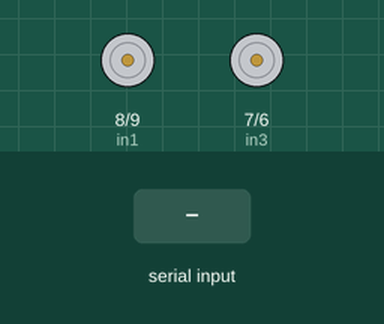
This sketch was run on a simulated Arduino Uno, built with avr-gcc and run on an emulated ATmega328P. On the bench: motor-driver pin pairs drawn as motors (green arrow = first pin HIGH = forward, orange = second pin HIGH = backward, longer = more drive, scaled by the enable pin). The inputs (shaded band) are chosen by the test bench.

Above: at 1.7 s.
1.8 s: "e" received over Serial
3.3 s: "g" received over Serial
At 4.5 s:
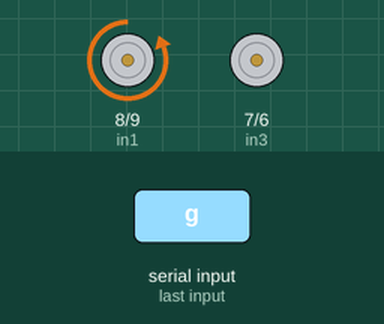
4.8 s: "d" received over Serial
At 5.7 s:
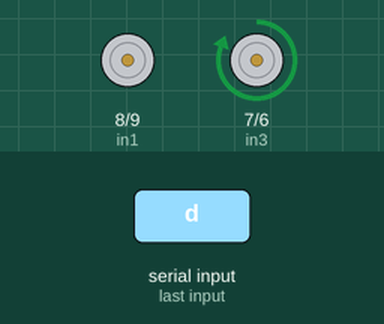
6.3 s: "a" received over Serial
At 6.8 s:
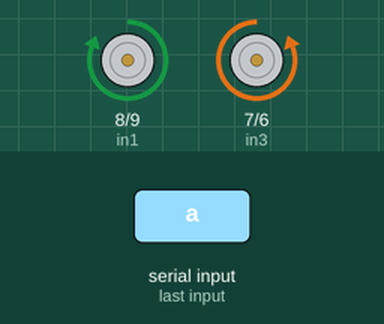
7.8 s: "r" received over Serial
At 9.2 s:
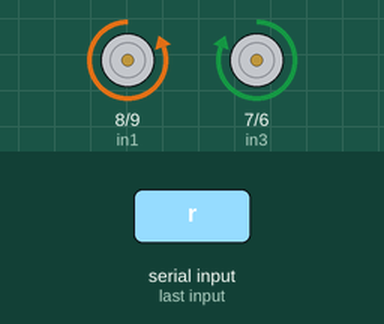
Timing chart, 0 to 10.3 s (numbered marks = the images above; inputs shaded):
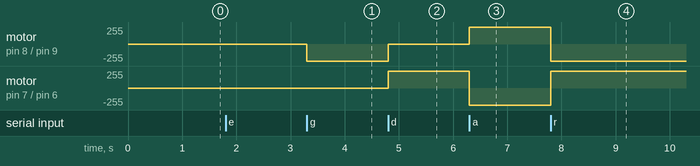

The sketch:

ControleRobotBluetooh.ino
```cpp
//bluetooth
char data;

/*connecter les broches du contrôleur de moteur aux broches numériques Arduino
// moteur droit*/
int enA = 10;
int in1 = 8;
int in2 = 9;

/* moteur gauche*/
int enB = 11;
int in3 = 7;
int in4 = 6;


const unsigned long MEASURE_TIMEOUT = 25000UL; // 25ms = ~8m à 340m/s

/*/ Vitesse du son dans l'air en mm/us
const float SOUND_SPEED = 340.0 / 1000;
const byte TRIGGER_PIN = 15; // Broche TRIGGER
const byte ECHO_PIN = 16;    // Broche ECHO

const byte TRIGGER_PIN2 = 12; // Broche TRIGGER
const byte ECHO_PIN2 = 13;    // Broche ECHO  */


void setup() {
   Serial.begin(9600);
    delay(500);

// régler toutes les broches de contrôle du moteur sur sorties
pinMode(enA, OUTPUT);
pinMode(enB, OUTPUT);
pinMode(in1, OUTPUT);
pinMode(in2, OUTPUT);
pinMode(in3, OUTPUT);
pinMode(in4, OUTPUT);
pinMode(enA, OUTPUT);
pinMode(enB, OUTPUT);


  }

void loop() {
 while (Serial.available())
    data = Serial.read();


 //cas tout droit
  if (data=='e'){
  digitalWrite(in2, HIGH);
  digitalWrite(in1, LOW);
  analogWrite(enA, 0);

  digitalWrite(in4, HIGH);
  digitalWrite(in3, LOW);
  analogWrite(enB, 0);
  delay(100);
  }

 // cas tourne fort à droite
  if(data=='g'){
    digitalWrite(in2, HIGH);
    digitalWrite(in1, LOW);
    analogWrite(enA, 255);

    digitalWrite(in4, HIGH);
    digitalWrite(in3, LOW);
    analogWrite(enB, 0);}

 //cas tourne fort à gauche
  if(data=='d'){
    digitalWrite(in2, HIGH);
    digitalWrite(in1, LOW);
    analogWrite(enA, 0);

    digitalWrite(in3, HIGH);
    digitalWrite(in4, LOW);
    analogWrite(enB, 255);}


//recule
    if(data=='a'){
      digitalWrite(in1, HIGH);
      digitalWrite(in2, LOW);
      analogWrite(enA, 255);

      digitalWrite(in3, LOW);
      digitalWrite(in4, HIGH);
      analogWrite(enB, 255);}
   if (data == 'r') {
      digitalWrite(in1, LOW);
      digitalWrite(in2, HIGH);
      analogWrite(enA, 255);

      digitalWrite(in3, HIGH);
      digitalWrite(in4, LOW);
      analogWrite(enB, 255);
      }
}
```

Measured:
- after the input at 3.3 s, motor on pin 8 (in1) / pin 9 (in2): stopped → backward 255/255 at once
- after the input at 4.8 s, motor on pin 8 (in1) / pin 9 (in2): backward 255/255 → stopped at once; motor on pin 7 (in3) / pin 6 (in4): stopped → forward 255/255 at once
- after the input at 6.3 s, motor on pin 8 (in1) / pin 9 (in2): stopped → forward 255/255 at once; motor on pin 7 (in3) / pin 6 (in4): forward 255/255 → backward 255/255 at once
- after the input at 7.8 s, motor on pin 8 (in1) / pin 9 (in2): forward 255/255 → backward 255/255 at once; motor on pin 7 (in3) / pin 6 (in4): backward 255/255 → forward 255/255 at once
